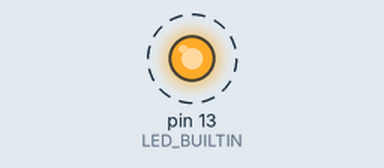
This sketch was run on a simulated Arduino Uno, built with avr-gcc and run on an emulated ATmega328P. Shown: output pins drawn as LEDs (lit = HIGH). Dashed ring = blinking. What the sketch prints to the serial monitor is not drawn.

Above: at 0.5 s.
Timing chart, 0 to 5.2 s (numbered marks = the images above):
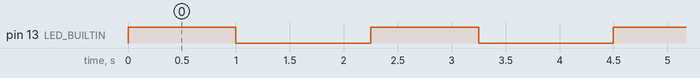

Measured:
- by itself, pin 13 (LED_BUILTIN): alternates HIGH for 1.0 s and LOW for 1.2 s

The sketch:

sketch1.ino
```cpp
//
// Sketch #1
// A simple sketch that provides visual confirmation that things are working correctly.
// You should see the built-in LED flash for 1 second, followed by a flash of the Tx LED
// on the Arduino, repeatedly.  Tx flashes because Arduino is writing 1...100 repeatedly,
// 20 numbers per line.
//

int wrap = 20;  // used to wrap output & avoid scrolling off to the right

void setup() {
  pinMode(LED_BUILTIN, OUTPUT);
  Serial.begin(9600);
}

void loop() {
  // flash the built-in LED to say Hi
  digitalWrite(LED_BUILTIN, HIGH);
  delay(1000);
  digitalWrite(LED_BUILTIN, LOW);
  delay(1000);
  // spew some data
  Serial.println("");
  for (int i = 1; i <= 100; i++) {
    Serial.print(i);
    Serial.print(" ");
    if ((i % wrap) == 0) {
      Serial.println("");
    }
  }
}
```
